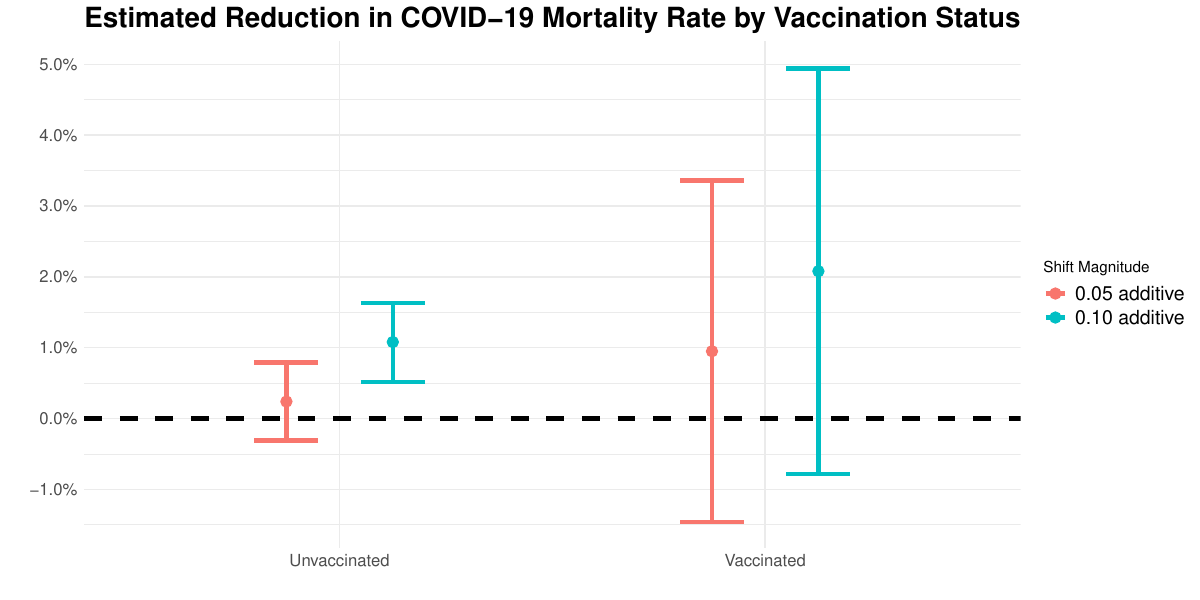

Recreate this plot in R.
library(ggplot2)

# load TMLE results
load("out/TMLE_results_by_vax.RData")

# plot
p <- ggplot(res, aes(x = vax_status, y = est, color = shift_spec, group = shift_spec)) +
  geom_point(position = position_dodge(width = 0.5), size = 3.5) +
  geom_errorbar(aes(ymin = ci_low, ymax = ci_high),
                position = position_dodge(width = 0.5), width = 0.3, size = 1.5) +
  scale_y_continuous(limits = c(-0.015, 0.05), breaks = seq(-0.04, 0.05, 0.01),
                     labels = scales::percent_format(accuracy = .1)) +
  geom_hline(yintercept = 0, linetype = "dashed", linewidth = 1.5) +
  labs(title = "Estimated Reduction in COVID-19 Mortality Rate by Vaccination Status",
       x = "", y = "", color = "Shift Magnitude") +
  theme_minimal() +
  theme(plot.title = element_text(hjust = 0.5, size = 20, face = "bold"),
        axis.title.x = element_text(size = 14, face = "bold"),
        axis.title.y = element_text(size = 14, face = "bold"),
        axis.text = element_text(size = 12),
        legend.text = element_text(size = 14))

ggsave(filename = "plot_effect_estimates_by_vax.pdf", plot = p, device = "pdf",
       path = "plots/", width = 12, height = 6, dpi = 300)
